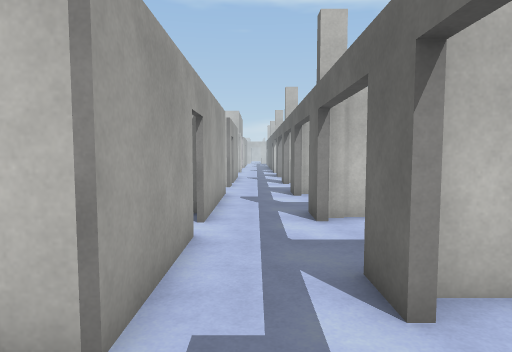
[1] (above)

24 first-person views from a walk through a Unity game level. The camera is 1.5 m above the floor, tilts 4° down and sees 75° across. The floor is counted in squares, 1 m on a side. Each view is taken from the middle of a square. On the plan, view 1 faces up. The plan holds only what a view shows up to about 15 squares ahead; the rest is blank. The place goes on beyond the plan. Some surface patterns are stand-ins.

[2]
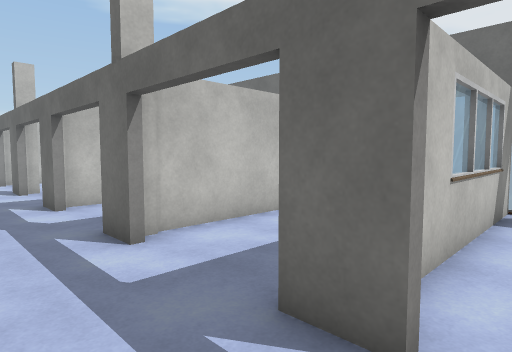

[3]
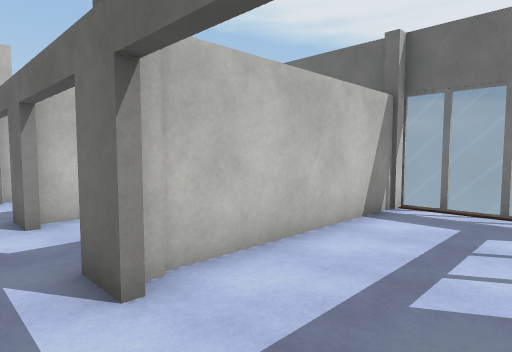

[4]
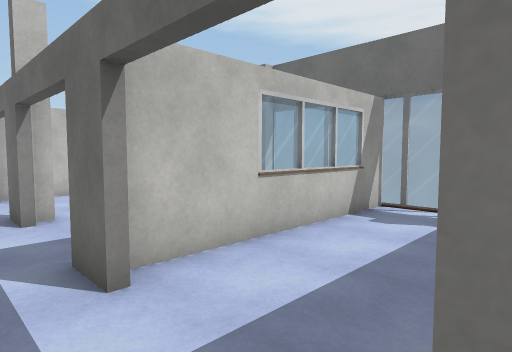

[5]
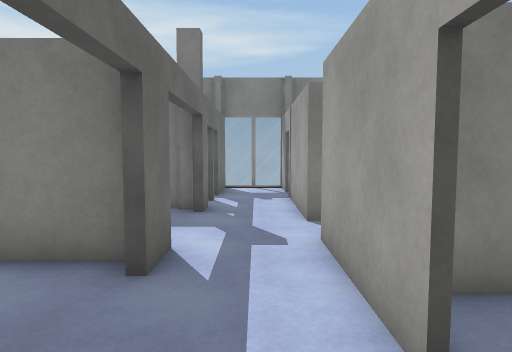

[6]
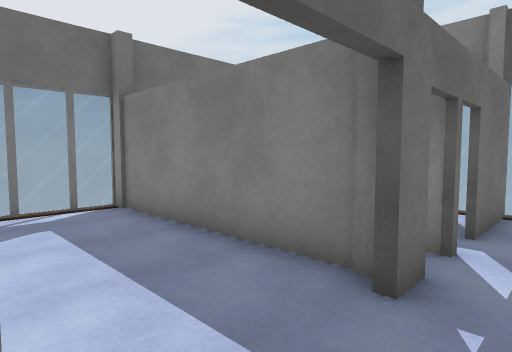

[7]
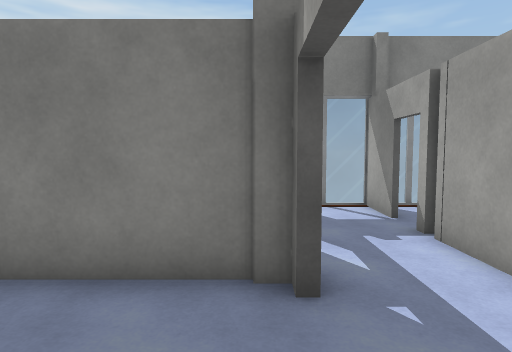

[8]
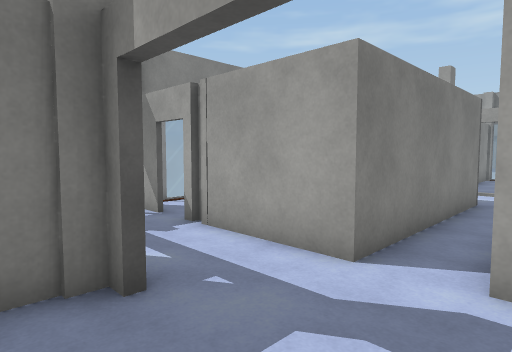

[9]
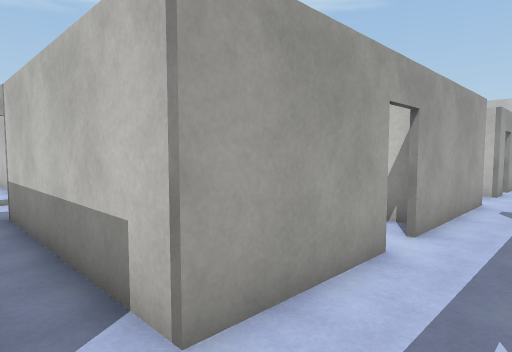

[10]
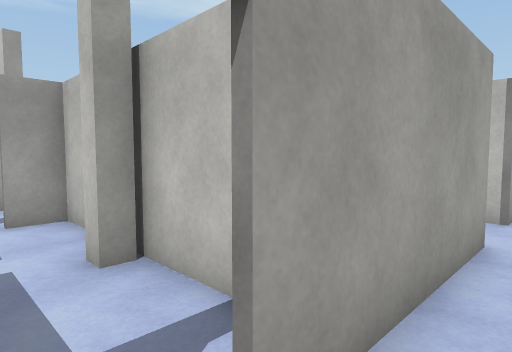

[11]
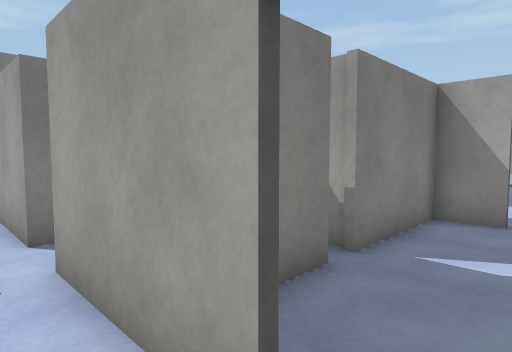

[12]
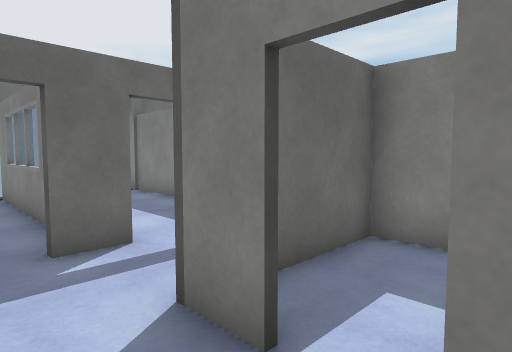

[13]
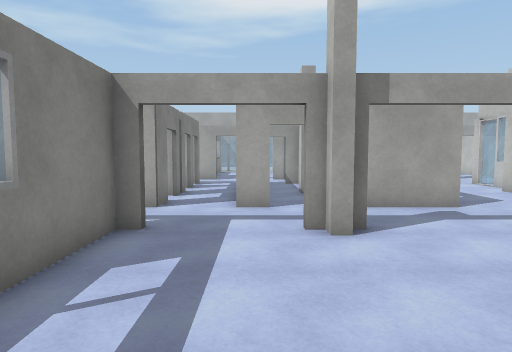

[14]
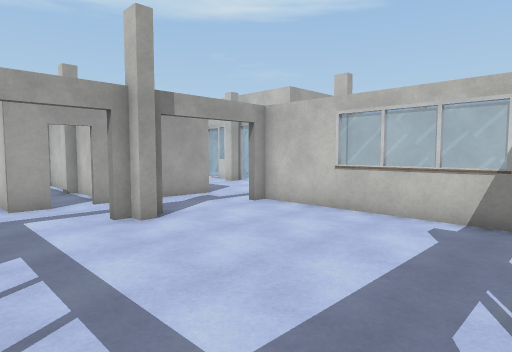

[15]
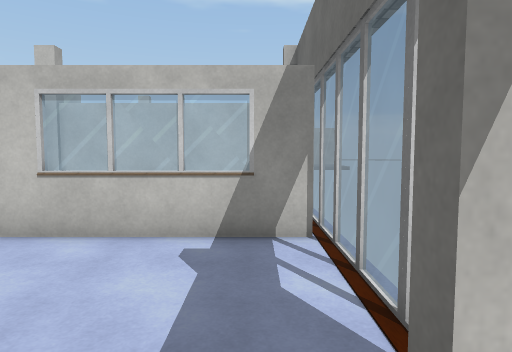

[16]
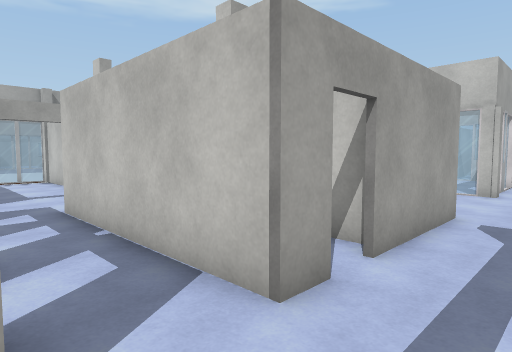

[17]
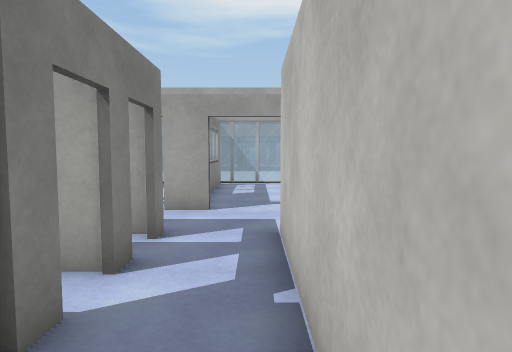

[18]
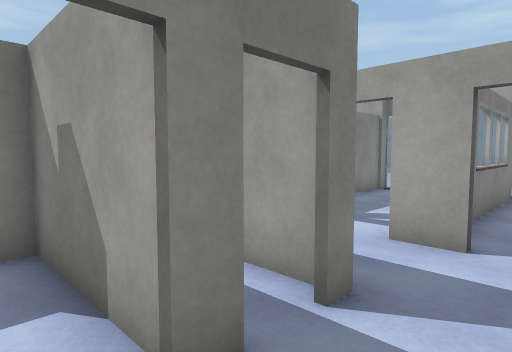

[19]
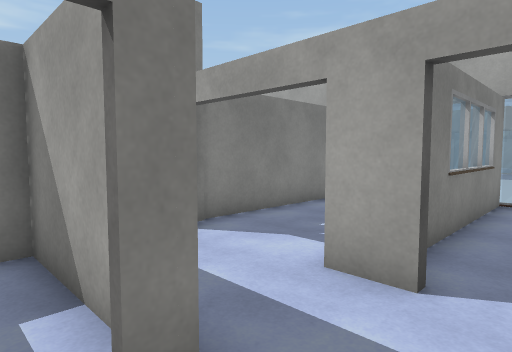

[20]
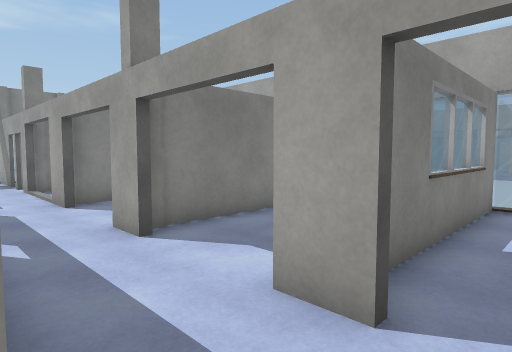

[21]
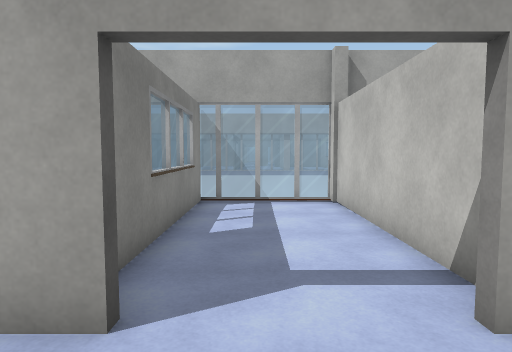

[22]
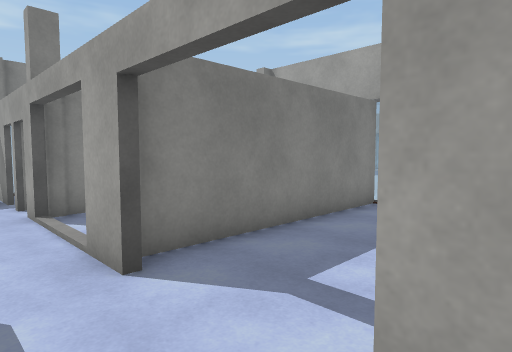

[23]
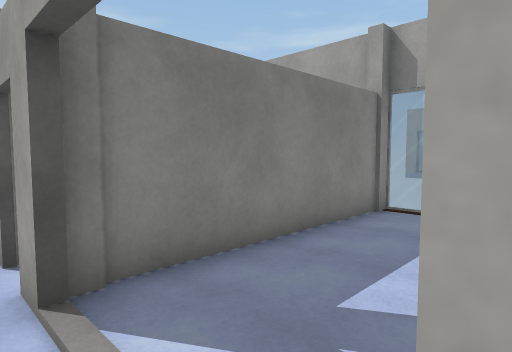

[24]
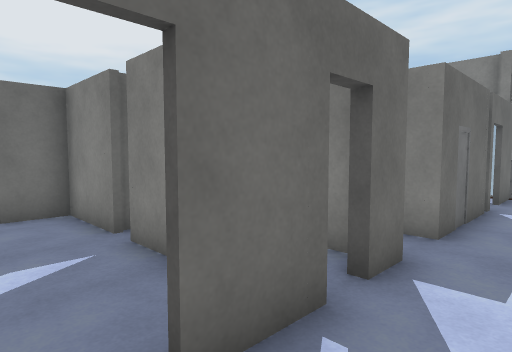

### Floor plan
Ten units are one square. View 1 is at (0, 0); x grows to the right and y downward. Boxes are objects, and circles mark ways between rooms. Rooms are numbered by the first view taken in them; rooms with no view inside come last. Other rooms are left out.
<svg viewBox="-191 -223 289 292">
<path fill="none" stroke="#000" d="M16 2 16 9 93 9 93 -18M13 12 13 2M12 23 18 23M-11 -8 -11 27M91 -33 18 -33M18 -35 35 -35M13 -28 13 -41M-11 -60 -11 -23M93 -40 93 -77 16 -77M60 -79 92 -79M13 -71 13 -85M-11 -123 -11 -70M92 -121 16 -121M-50 -123 -42 -123M-40 -123 -37 -123 -37 -119M-66 -123 -61 -123M-26 -145 -82 -145M-81 -120 -81 -70M20 -169 20 -164 16 -164 16 -159M13 -159 13 -172M16 -129 16 -123 91 -123M-11 -155 -11 -145 -26 -145M13 -115 13 -129M93 -176 93 -218M93 -139 93 -164 88 -164 88 -169M-11 -206 -11 -164M91 -209 16 -209M-24 -123 -11 -123M-107 -129 -107 -115M-116 -164 -186 -164 -186 -126M-82 -123 -76 -123M-185 -123 -120 -123M-107 -85 -107 -71M-186 -79 -111 -79M-107 -41 -107 -28M-82 -41 -82 -60M-82 -23 -82 -34M-186 -35 -110 -35M-107 4 -107 12M-152 -33 -170 -33M-82 28 -82 -8 -11 -8M-186 9 -109 9M-11 -23 -82 -23M-44 -77 -50 -77M-69 -82 -81 -82M-81 -60 -81 -46 -13 -46 -13 -60M-14 -82 -48 -82M-11 45 -11 64 13 64 13 36M-11 30 -11 35"/>
<circle cx="0" cy="-35" r="3" fill="#2a7"/>
<circle cx="-20" cy="-20" r="3" fill="#2a7"/>
<circle cx="5" cy="15" r="3" fill="#2a7"/>
<circle cx="0" cy="-80" r="3" fill="#2a7"/>
<circle cx="-10" cy="-65" r="3" fill="#2a7"/>
<circle cx="5" cy="-120" r="3" fill="#2a7"/>
<circle cx="-20" cy="-135" r="3" fill="#2a7"/>
<circle cx="-80" cy="-135" r="3" fill="#2a7"/>
<circle cx="-95" cy="-120" r="3" fill="#2a7"/>
<circle cx="-95" cy="-80" r="3" fill="#2a7"/>
<circle cx="-95" cy="-35" r="3" fill="#2a7"/>
<circle cx="-80" cy="-65" r="3" fill="#2a7"/>
<text x="40" y="-10">1</text>
<text x="40" y="-60">2</text>
<text x="40" y="-100">3</text>
<text x="-50" y="-130">4</text>
<text x="40" y="-160">5</text>
<text x="-130" y="-140">6</text>
<text x="-130" y="-100">7</text>
<text x="-130" y="-60">8</text>
<text x="-120" y="-10">9</text>
<text x="-50" y="-70">10</text>
<text x="0" y="40">11</text>
</svg>
Room 1 opens to room 2. Room 1 opens to room 9. Room 1 opens to room 11. Room 2 opens to room 3. Room 2 opens to room 10. Room 3 opens to room 5. Room 4 opens to room 5. Room 4 opens to room 6. Room 6 opens to room 7. Room 7 opens to room 8. Room 8 opens to room 9. Room 8 opens to room 10.

Where each view was taken, in squares from view 1:
view 1: 0 up, 0 right, facing up
view 2: 2 up, 1 left, facing up-right
view 3: 4 up, 0 right, facing up-right
view 4: 8 up, 0 right, facing up-right
view 5: 8 up, 0 right, facing down
view 6: 3 up, 0 right, facing down-right
view 7: 3 up, 2 right, facing down
view 8: 3 up, 3 right, facing down-left
view 9: 1 up, 1 right, facing up-left
view 10: 6 up, 0 right, facing up-left
view 11: 7 up, 0 right, facing down-left
view 12: 14 up, 4 left, facing down-right
view 13: 15 up, 8 right, facing left
view 14: 13 up, 9 right, facing up-left
view 15: 15 up, 8 right, facing up
view 16: 12 up, 1 right, facing up-left
view 17: 14 up, 2 left, facing left
view 18: 14 up, 5 left, facing down-left
view 19: 14 up, 7 left, facing down-left
view 20: 14 up, 8 left, facing down-left
view 21: 14 up, 8 left, facing left
view 22: 8 up, 9 left, facing down-left
view 23: 3 up, 10 left, facing down-left
view 24: 7 up, 10 left, facing down-right
